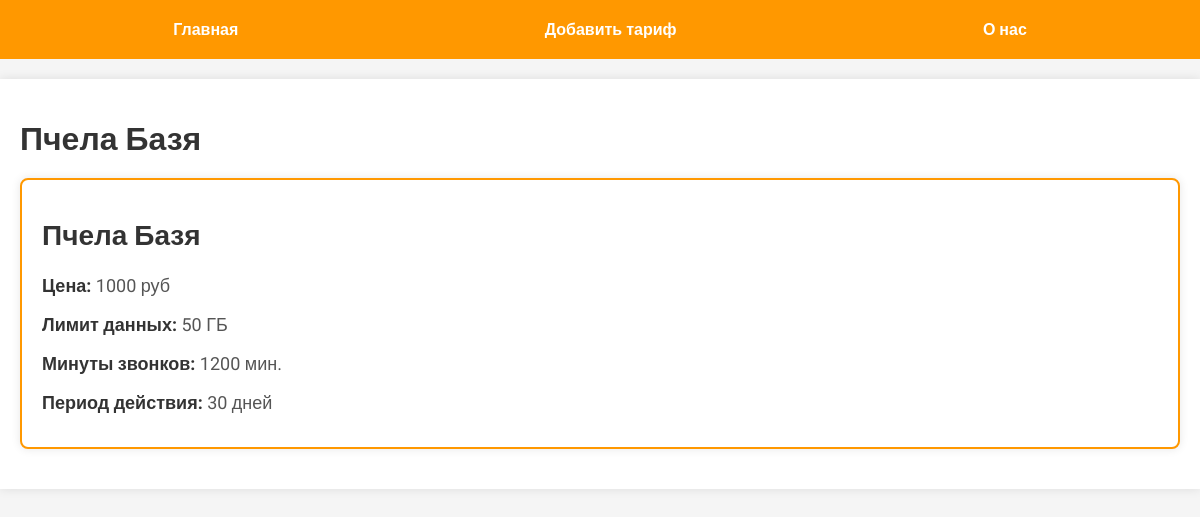
Page /posts/3 on the committed database.
### tables this page shows
CREATE TABLE mainmenu(
id INTEGER PRIMARY KEY AUTOINCREMENT,
title TEXT NOT NULL,
url TEXT NOT NULL);

CREATE TABLE mobile_plans (
    id INTEGER PRIMARY KEY AUTOINCREMENT,
    name TEXT NOT NULL,
    price DECIMAL(10, 2) NOT NULL,
    data_limit INTEGER,
    call_minutes INTEGER,
    validity_period INTEGER
    time INTEGER NOT NULL
, time INTEGER NOT NULL);

### first_site/fldbsite.py (the view)
@app.route("/posts/<int:id_post>")
def posts(id_post):
    db = get_db()
    dbase = FDataBase(db)
    post = dbase.get_post(id_post)
    if not post:
        return "Пост не найден", 404
    name, price, data_limit, call_minutes, validity_period = post
    return render_template("posts.html", title=name, menu=dbase.get_menu(),
                           post={
                               'name': name,
                               'price': f"{price} руб",
                               'data_limit': f"{data_limit} ГБ",
                               'call_minutes': f"{call_minutes} мин.",
                               'validity_period':  f"{validity_period} дней"
                           })

### first_site/FDataBase.py (called while the page is built)
    def get_menu(self):
        sql = "SELECT * FROM mainmenu"
        try:
            self.__cur.execute(sql)
            res = self.__cur.fetchall()
            if res:
                return res
        except IOError:
            print('Ошибка чтения из БД')
        return []

    def get_post(self, post_id):
        try:
            self.__cur.execute(
                "SELECT name, price, data_limit, call_minutes, validity_period FROM mobile_plans WHERE id = ?",
                (post_id,))
            res = self.__cur.fetchone()
            if res:
                return res
        except sqlite3.Error as e:
            print('Ошибка получения данных:', str(e))
        return False, False, False, False, False

### first_site/fldbsite.py (called while the page is built)
def connect_db():
    con = sqlite3.connect(app.config['DATABASE'])
    con.row_factory = sqlite3.Row
    return con

def get_db():
    if not hasattr(g, 'link_db'):
        g.link_db = connect_db()
    return g.link_db

### first_site/templates/posts.html
{% extends 'base.html'%}
{% block content %}
{{ super() }}
<div class="container">
        <div class="card">
            <h1>{{ post.name }}</h1>
            <p><strong>Цена:</strong> {{post.price}}</p>
            <p><strong>Лимит данных:</strong> {{ post.data_limit }}</p>
            <p><strong>Минуты звонков:</strong> {{ post.call_minutes }}</p>
            <p><strong>Период действия:</strong> {{ post.validity_period }}</p>
        </div>
    </div>
{% endblock %}

### first_site/templates/base.html (shortened to what this page needs)
<!DOCTYPE html>
<html lang="en">
<head>
    <link rel="stylesheet" href="{{ url_for('static', filename='css/style.css')}}">
</head>
<body>
    {% block content %}
        {% block mainmenu %}
        <ul class="menu">
            {% for m in menu %}
            <li>
                <a href="{{m.url}}">{{ m.title }}</a>
            </li>
            {% endfor %}
        </ul>
        {% endblock %}
    <div class="content">
        {% if title %}
        <h1>{{ title }}</h1>
        {% else %}
        <h1>Мобильные тарифы</h1>
        {% endif %}
        {% endblock %}
    </div>
</body>
</html>

### first_site/static/css/style.css (style rules this page uses)
body { background: #f5f5f5; margin: 0; padding: 0; font-family: 'Roboto', sans-serif; color: #333; }
.menu { display: flex; justify-content: space-around; list-style: none; background: #ff9800; padding: 20px; margin: 0; }
.menu li { margin: 0 15px; }
.menu a { text-decoration: none; color: #fff; font-weight: bold; transition: color 0.3s ease; }
.content { max-width: 1200px; margin: 20px auto; padding: 20px; background: #fff; box-shadow: 0 0 10px rgba(0, 0, 0, 0.1); box-sizing: border-box; }
h1, h2, h3, h4, h5, h6 { color: #333; margin-bottom: 20px; }
p { line-height: 1.6; margin-bottom: 20px; }
.card { padding: 20px; border: 1px solid #ddd; border-radius: 8px; margin-bottom: 20px; background-color: #fff; box-shadow: 0 0 10px rgba(0, 0, 0, 0.1); border: 2px solid #ff9800; }
.card h1 { font-size: 28px; color: #333; margin-bottom: 20px; }
.card p { font-size: 18px; color: #555; margin: 10px 0; }
.card p strong { font-weight: bold; color: #333; }

### rows in the picture
mainmenu: title "Главная"
mainmenu: title "Добавить тариф"
mainmenu: title "О нас"
mobile_plans: name "Пчела Базя", price "1000 руб", data_limit "50 ГБ", call_minutes "1200 мин.", validity_period "30 дней"
